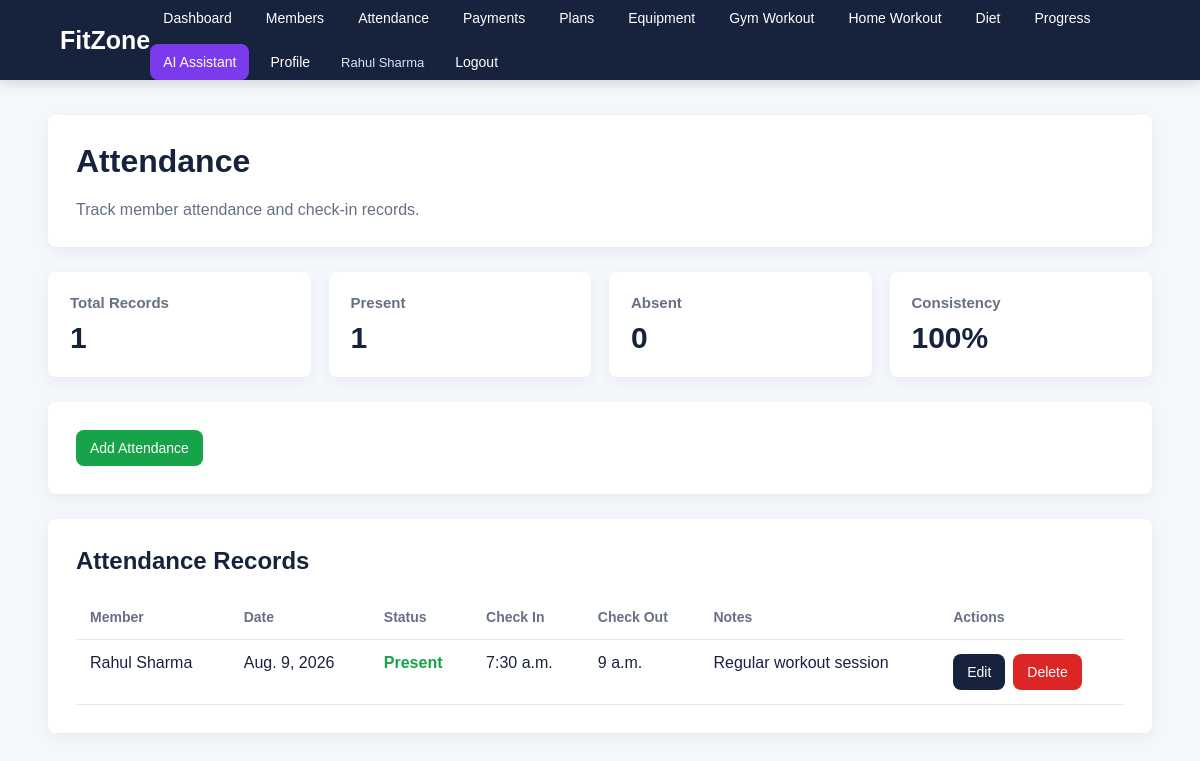
The page /attendance/ (signed in) on the database its author committed.
### gymapp/models.py (models this page shows, shortened)
class CustomUser(AbstractUser):
    ROLE_CHOICES = [
        ("admin", "Admin"),
        ("member", "Member"),
    ]
    role = models.CharField(
        max_length=20,
        choices=ROLE_CHOICES,
        default="member"
    )

class Attendance(models.Model):
    member = models.ForeignKey(
        MemberProfile,
        on_delete=models.CASCADE,
        related_name="attendances"
    )
    date = models.DateField(
        default=timezone.now
    )
    status = models.CharField(
        max_length=20,
        choices=[
            ("Present", "Present"),
            ("Absent", "Absent"),
        ],
        default="Present"
    )
    check_in_time = models.TimeField(
        null=True,
        blank=True
    )
    check_out_time = models.TimeField(
        null=True,
        blank=True
    )
    notes = models.TextField(blank=True)

class MemberProfile(models.Model):
    GENDER_CHOICES = [
        ("Male", "Male"),
        ("Female", "Female"),
        ("Other", "Other"),
    ]
    GOAL_CHOICES = [
        ("Weight Gain", "Weight Gain"),
        ("Weight Loss", "Weight Loss"),
        ("Muscle Gain", "Muscle Gain"),
        ("Maintain Weight", "Maintain Weight"),
        ("General Fitness", "General Fitness"),
    ]
    user = models.OneToOneField(
        settings.AUTH_USER_MODEL,
        on_delete=models.CASCADE,
        related_name="member_profile"
    )
    full_name = models.CharField(max_length=100)
    mobile = models.CharField(max_length=15)
    email = models.EmailField(
        blank=True,
        null=True
    )
    age = models.PositiveIntegerField(
        blank=True,
        null=True
    )
    gender = models.CharField(
        max_length=10,
        choices=GENDER_CHOICES,
        blank=True,
        null=True
    )
    goal = models.CharField(
        max_length=30,
        choices=GOAL_CHOICES,
        blank=True
    )
    address = models.TextField(blank=True)
    joining_date = models.DateField(
        default=timezone.now
    )
    plan = models.ForeignKey(
        MembershipPlan,
        on_delete=models.SET_NULL,
        null=True,
        blank=True,
        related_name="members"
    )
    ai_plan = models.ForeignKey(
        AIPlan,
        on_delete=models.SET_NULL,
        null=True,
        blank=True,
        related_name="ai_members"
    )
    trainer = models.ForeignKey(
        Trainer,
        on_delete=models.SET_NULL,
        null=True,
        blank=True,
        related_name="members"
    )
    membership_start = models.DateField(
        null=True,
        blank=True
    )
    membership_end_date = models.DateField(
        null=True,
        blank=True
    )

### gymapp/views.py (the view)
# urls.py: path("attendance/", views.attendance, name="attendance"),
@login_required
def attendance(request):
    attendance_list = Attendance.objects.select_related("member").all().order_by("-date")
    total = attendance_list.count()
    present = attendance_list.filter(status="Present").count()
    absent = attendance_list.filter(status="Absent").count()
    attendance_percentage = round((present / total) * 100) if total else 0
    return render(
        request,
        "attendance.html",
        {
            "attendance": attendance_list,
            "present": present,
            "absent": absent,
            "attendance_percentage": attendance_percentage,
        },
    )

### templates/attendance.html
{% extends "base.html" %}
{% block content %}
<div class="page-container">
    <div class="page-header">
        <h1>Attendance</h1>
        <p>Track member attendance and check-in records.</p>
    </div>
    <div class="stats">
        <div class="stat">
            <h3>Total Records</h3>
            <div class="number">{{ attendance|length }}</div>
        </div>
        <div class="stat">
            <h3>Present</h3>
            <div class="number">{{ present }}</div>
        </div>
        <div class="stat">
            <h3>Absent</h3>
            <div class="number">{{ absent }}</div>
        </div>
        <div class="stat">
            <h3>Consistency</h3>
            <div class="number">{{ attendance_percentage }}%</div>
        </div>
    </div>
    <div class="section">
        <div class="actions">
            <a href="{% url 'attendance_add' %}" class="button success">Add Attendance</a>
        </div>
    </div>
    <div class="section">
        <h2>Attendance Records</h2>
        {% if attendance %}
            <div class="table-wrapper">
                <table>
                    <thead>
                        <tr>
                            <th>Member</th>
                            <th>Date</th>
                            <th>Status</th>
                            <th>Check In</th>
                            <th>Check Out</th>
                            <th>Notes</th>
                            <th>Actions</th>
                        </tr>
                    </thead>
                    <tbody>
                        {% for record in attendance %}
                            <tr>
                                <td>{{ record.member.full_name }}</td>
                                <td>{{ record.date }}</td>
                                <td>
                                    {% if record.status == "Present" %}
                                        <span class="status-good">Present</span>
                                    {% else %}
                                        <span class="status-bad">Absent</span>
                                    {% endif %}
                                </td>
                                <td>{{ record.check_in_time|default:"-" }}</td>
                                <td>{{ record.check_out_time|default:"-" }}</td>
                                <td>{{ record.notes|default:"-" }}</td>
                                <td>
                                    <div class="actions">
                                        <a href="{% url 'attendance_edit' record.pk %}" class="button">Edit</a>
                                        <a href="{% url 'attendance_delete' record.pk %}" class="button danger">Delete</a>
                                    </div>
                                </td>
                            </tr>
                        {% endfor %}
                    </tbody>
                </table>
            </div>
        {% else %}
            <div class="empty">No attendance records found.</div>
        {% endif %}
    </div>
</div>
{% endblock %}

### templates/base.html (shortened to what this page needs)
<!DOCTYPE html>
<html lang="en">
<head>
</head>
<body>
    <nav class="navbar">
        <a href="{% url 'dashboard' %}" class="logo">FitZone</a>
        <div class="nav-links">
            {% if user.is_authenticated %}
                <a href="{% url 'dashboard' %}">Dashboard</a>
                <a href="{% url 'members' %}">Members</a>
                <a href="{% url 'attendance' %}">Attendance</a>
                <a href="{% url 'payments' %}">Payments</a>
                <a href="{% url 'membership_plans' %}">Plans</a>
                <a href="{% url 'equipment' %}">Equipment</a>
                <a href="{% url 'workout' %}">Gym Workout</a>
                <a href="{% url 'home_workout' %}">Home Workout</a>
                <a href="{% url 'diet' %}">Diet</a>
                <a href="{% url 'progress' %}">Progress</a>
                <a href="{% url 'ai_assistant' %}" class="ai-link">AI Assistant</a>
                <a href="{% url 'profile' %}">Profile</a>
                <span class="user-label">{{ user.get_full_name|default:user.username }}</span>
                <form method="post" action="{% url 'logout' %}">
                    <button type="submit" class="logout-button">Logout</button>
                </form>
            {% else %}
                <a href="{% url 'login' %}">Login</a>
                <a href="{% url 'register' %}">Register</a>
            {% endif %}
        </div>
    </nav>
    <div class="content">
        {% block content %}{% endblock %}
    </div>
</body>
</html>

### templates/base.html (style rules this page uses)
* { box-sizing: border-box; }
body { margin: 0; font-family: Arial, sans-serif; background: #f4f7fb; color: #17233c; }
a { color: inherit; text-decoration: none; }
.navbar { background: #17233c; padding: 0 5%; min-height: 70px; display: flex; align-items: center; justify-content: space-between; box-shadow: 0 3px 12px rgba(0, 0, 0, 0.15); }
.logo { color: white; font-size: 25px; font-weight: bold; }
.nav-links { display: flex; gap: 8px; align-items: center; flex-wrap: wrap; }
.nav-links a, .logout-button { color: white; background: transparent; border: 0; padding: 10px 13px; border-radius: 8px; font-size: 14px; font-family: Arial, sans-serif; cursor: pointer; }
.ai-link { background: #7c3aed !important; }
.user-label { color: #dbe4f0; font-size: 13px; padding: 8px 10px; }
.content { min-height: calc(100vh - 70px); }
.page-container { width: 92%; max-width: 1200px; margin: 35px auto; }
.page-header, .section, .card { background: white; padding: 28px; border-radius: 8px; margin-bottom: 25px; box-shadow: 0 4px 15px rgba(0, 0, 0, 0.06); }
.page-header h1, .section h2, .card h2 { margin-top: 0; }
.page-header p { margin-bottom: 0; color: #667085; }
.stats { display: grid; grid-template-columns: repeat(4, 1fr); gap: 18px; margin-bottom: 25px; }
.stat { background: white; padding: 22px; border-radius: 8px; box-shadow: 0 4px 15px rgba(0, 0, 0, 0.06); }
.stat h3 { margin: 0 0 10px; color: #667085; font-size: 15px; }
.number { font-size: 30px; font-weight: bold; }
.table-wrapper { overflow-x: auto; }
table { width: 100%; border-collapse: collapse; }
th, td { padding: 14px; text-align: left; border-bottom: 1px solid #e5e7eb; vertical-align: top; }
th { color: #667085; font-size: 14px; }
.actions { display: flex; gap: 8px; flex-wrap: wrap; align-items: center; }
.button, button.button { display: inline-block; border: 0; border-radius: 8px; background: #17233c; color: white; padding: 10px 14px; font-family: Arial, sans-serif; font-size: 14px; cursor: pointer; }
.button.danger { background: #dc2626; }
.button.success { background: #16a34a; }
.status-good { color: #16a34a; font-weight: bold; }

### rows shown on the page
CustomUser: get_full_name "Rahul Sharma"
Attendance: member.full_name "Rahul Sharma", date "Aug. 9, 2026", status "Present", check_in_time "7:30 a.m.", check_out_time "9 a.m.", notes "Regular workout session"

### other values the page prints
{{ attendance|length }} "1"
{{ present }} "1"
{{ absent }} "0"
{{ attendance_percentage }} "100"
